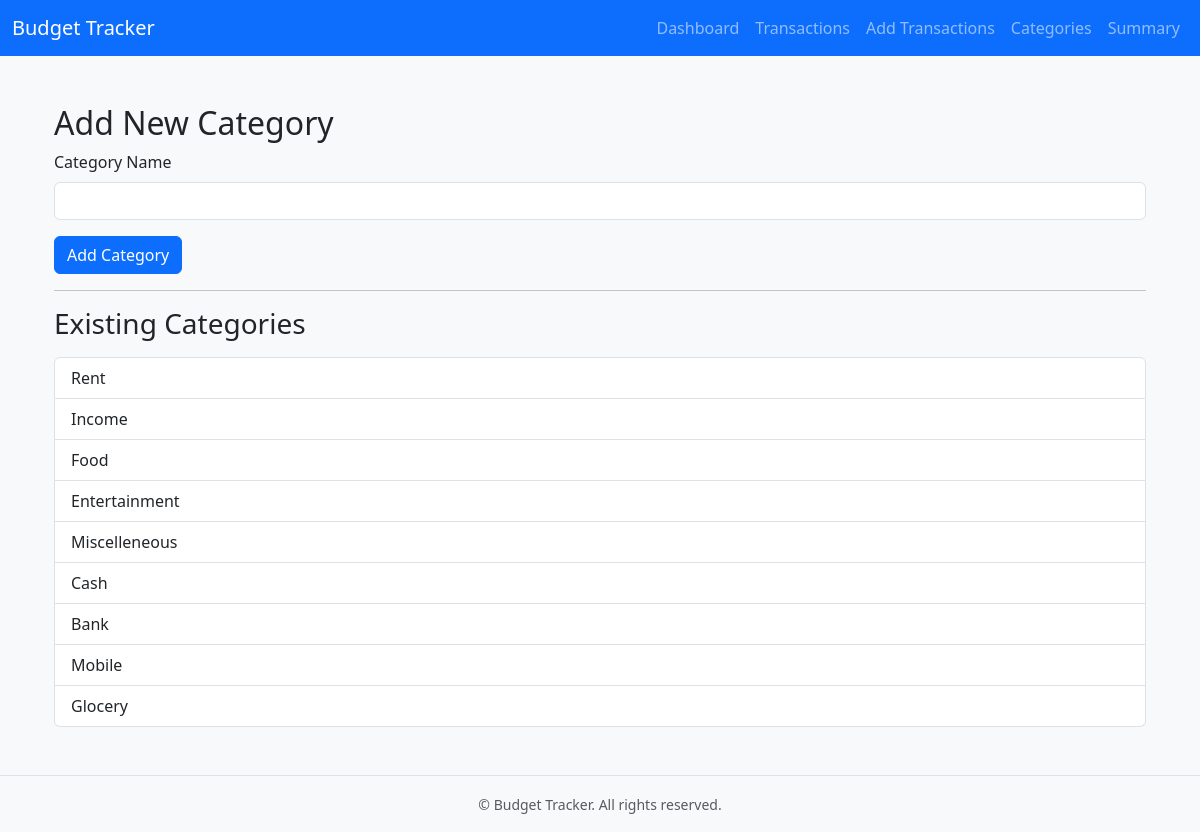
The page /categories on the database its author committed.
### app/models.py (models this page shows, shortened)
class Category(db.Model):
    id = db.Column(db.Integer, primary_key=True)
    name = db.Column(db.String(50), nullable=False, unique=True)
    transactions = db.relationship('Transaction', backref='category_ref', lazy=True)

### app/routes.py (the view)
@bp.route('/categories', methods=['GET', 'POST'])
def categories():
    form = CategoryForm()
    categories = Category.query.all()
    if form.validate_on_submit():
        new_category = Category(name=form.name.data.strip())
        db.session.add(new_category)
        db.session.commit()
        flash('Category added successfully!', "success")
        return redirect(url_for('main.categories'))
    return render_template('categories.html', form=form, categories=categories)

### app/forms.py
class CategoryForm(FlaskForm):
    name = StringField('Category Name', validators=[DataRequired(), Length(min=2, max=50)])
    submit = SubmitField('Add Category')

### app/templates/categories.html (shortened to what this page needs)
{% extends "base.html" %}
{% block content %}
<div class="container mt-4">
    <h2>Add New Category</h2>
    <form method="POST">
        <div class="mb-3">
            {{ form.name.label(class="form-label") }}
            {{ form.name(class="form-control") }}
        </div>
        {{ form.submit(class="btn btn-primary") }}
    </form>
    <hr>
    <h3>Existing Categories</h3>
    <ul class="list-group mt-3">
        {% for c in categories %}
            <li class="list-group-item">{{ c.name }}</li>
        {% else %}
            <li class="list-group-item text-muted">No categories yet.</li>
        {% endfor %}
    </ul>
</div>
{% endblock %}

### app/static/css/style.css (style rules this page uses)
body { font-family: 'segoe UI', sans-serif; }

### rows shown on the page
Category: name "Rent"
Category: name "Income"
Category: name "Food"
Category: name "Entertainment"
Category: name "Miscelleneous"
Category: name "Cash"
Category: name "Bank"
Category: name "Mobile"
Category: name "Glocery"
